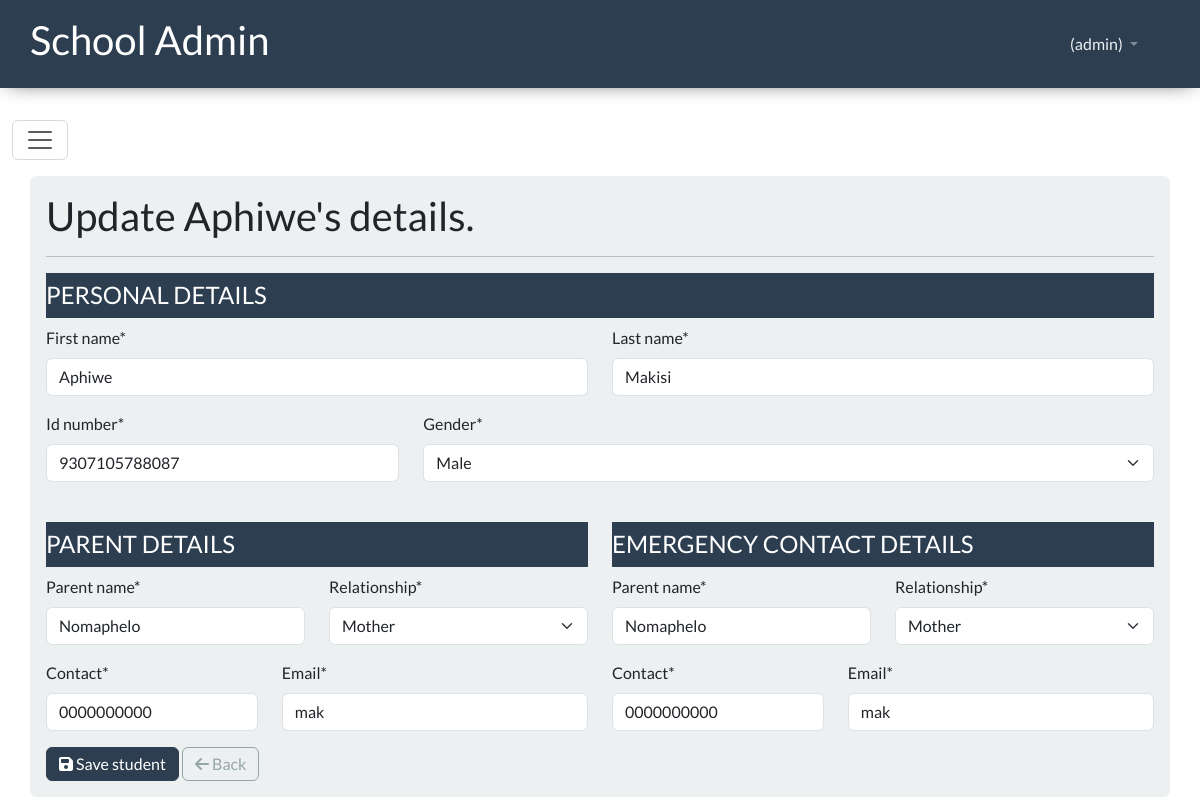
The page /update_student/21 (signed in) on the database its author committed.
### school_app/models.py (models this page shows, shortened)
class CommonFields(models.Model):
    GENDER = [
        ("Male", "Male"),
        ("Female", "Female")
    ]
    first_name = models.CharField(max_length=100)
    last_name = models.CharField(max_length=100)
    id_number = models.CharField(max_length=13)
    gender = models.CharField(null=True, max_length=6, choices=GENDER)
    class Meta:
        abstract = True

class Student(CommonFields):
    RELATIONSHIP = [
        ("Father", "Father"),
        ("Mother", "Mother"),
        ("Guardian", "Guardian"),
    ]
    parent_name = models.CharField(max_length=100, null=True)
    parent_rel_to_student = models.CharField(verbose_name="Relationship", max_length=8, null=True, choices=RELATIONSHIP) #might need to figure out how make this a select / it worked
    contact_number = models.CharField(verbose_name="Contact", max_length=10, null=True) # validation for numbers only
    email = models.CharField(max_length=100, null=True) # validation for numbers only

### school_app/views.py (the view)
# urls.py: path("update_student/<int:pk>", views.update_student_details, name="update_student"),
@login_required(login_url="login")
def update_student_details(request, pk):
    student = Student.objects.get(pk=pk)
    if request.method == "POST":
        form = UpdateStudentForm(request.POST, instance=student)
        if form.is_valid():
            form.save()
            return redirect("student_list")
    else:
        form = UpdateStudentForm(instance=student)
    context = {"student": student, "form": form}
    return render(request, 'school_app/update_student_form.html', context=context)

### school_app/forms.py
class UpdateStudentForm(forms.ModelForm):
    class Meta:
        model = Student
        fields = "__all__"

### school_app/templates/school_app/update_student_form.html (shortened to what this page needs)
{% extends 'school_app/base.html' %}
{% load crispy_forms_tags %}
{% block content %}
<div class="container-fluid p-0">
  {% include 'school_app/side_nav.html' %}
  <div class="container p-0">
    <div class="bg-light p-3 rounded">
      <h2>Update {{ student.first_name }}'s details.</h2>
      <hr />
      <form action="" method="post" class="w-100">
        <div class="bg-primary py-2 mb-2">
          <h4 class="text-white m-0">PERSONAL DETAILS</h4>
        </div>
        <div class="row">
          <div class="col-6">{{form.first_name|as_crispy_field}}</div>
          <div class="col-6">{{form.last_name|as_crispy_field}}</div>
        </div>
        <div class="row">
          <div class="col-md-4">{{form.id_number|as_crispy_field}}</div>
          <div class="col-md-8">{{form.gender|as_crispy_field}}</div>
        </div>
        <div class="row mt-4">
          <div class="col-md-6">
            <div class="bg-primary py-2 mb-2">
              <h4 class="text-white m-0">PARENT DETAILS</h4>
            </div>
            <div class="row">
              <div class="col-md-6">{{ form.parent_name|as_crispy_field }}</div>
              <div class="col-md-6">
                {{ form.parent_rel_to_student|as_crispy_field }}
              </div>
            </div>
            <div class="row">
              <div class="col-md-5">
                {{ form.contact_number|as_crispy_field }}
              </div>
              <div class="col-md-7">{{ form.email|as_crispy_field }}</div>
            </div>
          </div>
          <div class="col-md-6">
            <div class="bg-primary py-2 mb-2">
              <h4 class="text-white m-0">EMERGENCY CONTACT DETAILS</h4>
            </div>
            <div class="row">
              <div class="col-md-6">{{ form.parent_name|as_crispy_field }}</div>
              <div class="col-md-6">
                {{ form.parent_rel_to_student|as_crispy_field }}
              </div>
            </div>
            <div class="row">
              <div class="col-md-5">
                {{ form.contact_number|as_crispy_field }}
              </div>
              <div class="col-md-7">{{ form.email|as_crispy_field }}</div>
            </div>
          </div>
        </div>
        <button type="submit" class="btn btn-primary py-1">
          <i class="fa-solid fa-floppy-disk"></i> Save student
        </button>
        <a
          href="{% url 'student_list' %}"
          type="button"
          class="btn btn-outline-secondary py-1"
          ><i class="fa-solid fa-arrow-left"></i> Back</a
        >
      </form>
    </div>
  </div>
</div>
{% endblock content %}

### school_app/templates/school_app/navbar.html (shortened to what this page needs)
<nav class="nav navbar-expand-lg py-3 bg-primary sticky-top" data-bs-theme="dark">
  <div class="container d-flex justify-content-between align-items-center p-0">
    <h2>School Admin</h2>
    {% if user.is_authenticated %}
    <li class="nav-item dropdown">
      <a class="nav-link dropdown-toggle" href="#" role="button" data-bs-toggle="dropdown" aria-expanded="false">
        <span class="text-light">({{ user }})</span>
      </a>
    </li>
    {% else %}
      <div>
        <a class="text-light text-decoration-none" href="{% url 'user_registration' %}">Register</a> / <a class="text-light text-decoration-none" href="{% url 'login' %}">Login</a>
      </div>
    {% endif %}
  </div>
</nav>

### school_app/static/css/base.css (style rules this page uses)
html, body { height: 100vh; }
nav { background-color: #003049; color: #fff; box-shadow: 0 0 20px -8px #000; }

### rows shown on the page
Student: first_name "Aphiwe", last_name "Makisi", id_number "9307105788087", gender "Male", parent_name "Nomaphelo", parent_rel_to_student "Mother", contact_number "0000000000", email "mak"

### other values the page prints
{{ user }} "admin"
